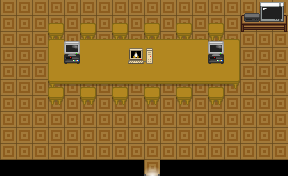

The image is a tile-based game level rendered from a .tmx file. Its description and source (layers, tilesets, objects; grid data summarised) follow:
An orthogonal 18x11 tile map with 16x16 px tiles, 4 tile layers (Tile Layer 1, Tile Layer 2, Tile Layer 3, Above Player), 7 tilesets and 11 objects (7x collision, 3x event).

<map version="1.0" orientation="orthogonal" renderorder="right-down" width="18" height="11" tilewidth="16" tileheight="16" nextobjectid="24">
 <tileset firstgid="1" name="floorsandwalls" tilewidth="16" tileheight="16" tilecount="88">
  <image source="../gfx/tilesets/floorsandwalls.png" width="176" height="128" />
 </tileset>
 <tileset firstgid="89" name="furniture" tilewidth="16" tileheight="16" tilecount="72">
  <image source="../gfx/tilesets/furniture.png" width="192" height="96" />
 </tileset>
 <tileset firstgid="161" name="electronics" tilewidth="16" tileheight="16" tilecount="16">
  <image source="../gfx/tilesets/electronics.png" width="64" height="64" />
 </tileset>
 <tileset firstgid="177" name="plants" tilewidth="16" tileheight="16" tilecount="16">
  <image source="../gfx/tilesets/plants.png" width="64" height="64" />
 </tileset>
 <tileset firstgid="193" name="stairs" tilewidth="16" tileheight="16" tilecount="24">
  <image source="../gfx/tilesets/stairs.png" width="128" height="48" />
 </tileset>
 <tileset firstgid="217" name="KelvinShadewing_Buildings" tilewidth="16" tileheight="16" tilecount="500">
  <image source="../gfx/tilesets/KelvinShadewing_Buildings.png" width="320" height="400" />
 </tileset>
 <tileset firstgid="717" name="setPiecesTSR" tilewidth="16" tileheight="16" tilecount="1312">
  <image source="../gfx/tilesets/setPiecesTSR.png" width="671" height="512" />
 </tileset>
 <layer name="Tile Layer 1" width="18" height="11">
  <data>[198 cells, 198 non-empty, 2 distinct tile ids]</data>
 </layer>
 <layer name="Tile Layer 2" width="18" height="11">
  <data>[198 cells, 55 non-empty, 15 distinct tile ids]</data>
 </layer>
 <layer name="Tile Layer 3" width="18" height="11">
  <data>[198 cells, 28 non-empty, 9 distinct tile ids]</data>
 </layer>
 <layer name="Above Player" width="18" height="11">
  <data>[198 cells, 0 non-empty, 0 distinct tile ids]</data>
 </layer>
 <objectgroup color="#ff0000" name="Collision">
  <object id="1" type="collision" x="0" y="-16" width="288" height="16" />
  <object id="7" type="collision" x="0" y="160" width="144" height="16" />
  <object id="8" type="collision" x="160" y="160" width="128" height="16" />
  <object id="9" type="collision" x="288" y="0" width="16" height="160" />
  <object id="10" type="collision" x="-16" y="0" width="16" height="160" />
  <object id="16" type="collision" x="48" y="32" width="192" height="48" />
  <object id="17" type="collision" x="240" y="0" width="48" height="32" />
  <object id="20" x="144" y="176" width="16" height="16" />
 </objectgroup>
 <objectgroup color="#ffff00" name="Events">
  <object id="11" type="event" x="144" y="160" width="16" height="16">
   <properties>
    <property name="act1" value="transition_teleport map1.tmx,63,44,0.3" />
    <property name="cond1" value="is player_at" />
    <property name="cond2" value="is player_facing down" />
   </properties>
  </object>
  <object id="12" type="event" x="0" y="112" width="16" height="16">
   <properties>
    <property name="act1" value="create_npc Student1,3,7,player,stand" />
    <property name="cond1" value="not npc_exists Student1" />
   </properties>
  </object>
  <object id="22" type="event" x="256" y="112" width="16" height="16">
   <properties>
    <property name="act1" value="create_npc Student2,16,7,player,stand" />
    <property name="cond1" value="not npc_exists Student2" />
   </properties>
  </object>
 </objectgroup>
</map>
